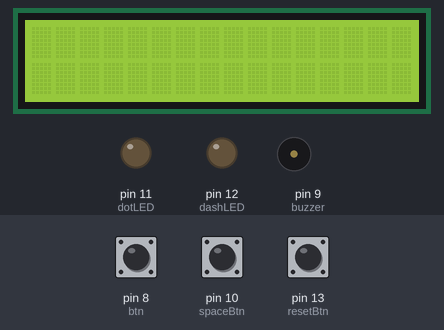
Simulated run of this sketch. Board: Arduino Uno, built with avr-gcc and run on an emulated ATmega328P. Parts: 16×2 character LCD, output pins drawn as LEDs (lit = HIGH), buzzer (waves = sounding). The inputs (shaded band) are chosen by the test bench; at power-on: pin 8 (btn) LOW, pin 10 (spaceBtn) LOW, pin 13 (resetBtn) LOW.

Above: at 1.2 s.
1.3 s: pin 8 (btn) pulled HIGH for 0.15 s
At 2.6 s:
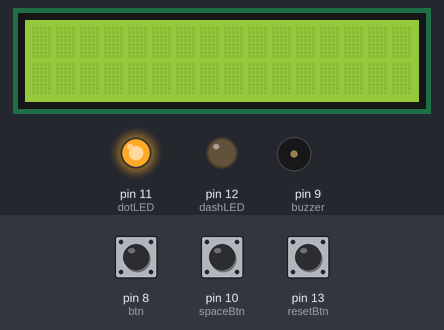
2.9 s: pin 10 (spaceBtn) pulled HIGH for 0.15 s
At 4.2 s:
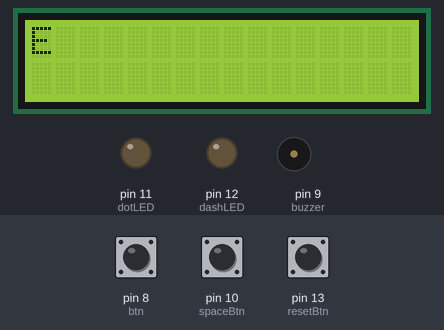
4.5 s: pin 8 (btn) pulled HIGH for 1 s
At 6.6 s:
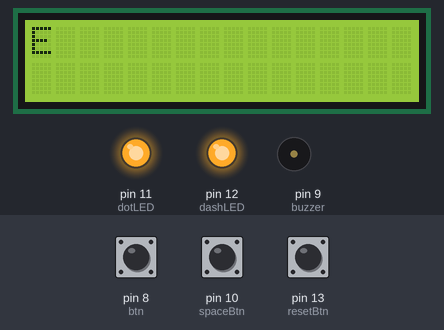
7.0 s: pin 10 (spaceBtn) pulled HIGH for 1 s
At 8.6 s:
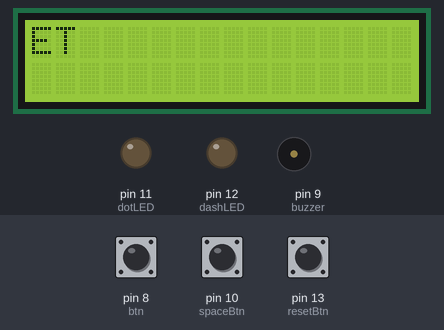
9.5 s: pin 8 (btn) pulled HIGH for 0.15 s
At 10.3 s:
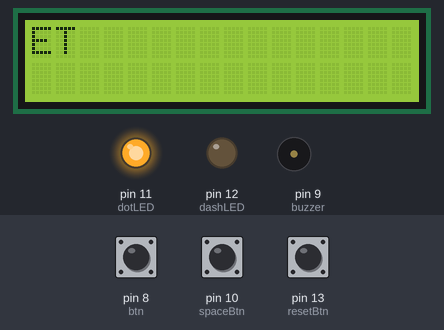
11.1 s: pin 10 (spaceBtn) pulled HIGH for 0.15 s
At 11.7 s:
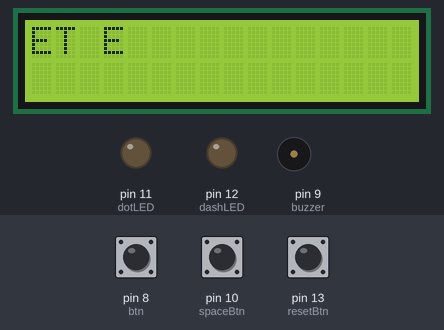
Timing chart, 0 to 13.7 s (numbered marks = the images above; inputs shaded):
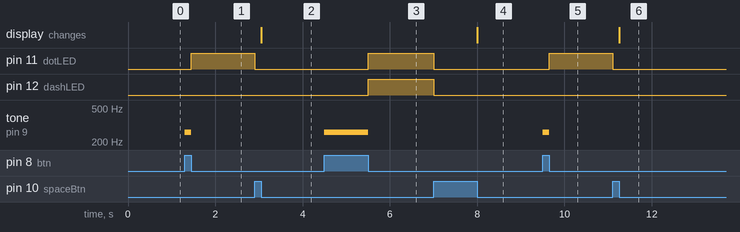

The sketch:

morsecode.ino
```cpp
#include <LiquidCrystal.h>
// These are to map morse code to characters (last two are for the custom glyphs so ignore them)
const char* codes[38] = {".-", "-...", "-.-.", "-..", ".", "..-.", "--.", "....", "..", ".---", "-.-", ".-..", "--", "-.", "---", ".--.", "--.-", ".-.", "...", "-", "..-", "...-", ".--", "-..-", "-.--", "--..", ".----", "..---", "...--", "....-", ".....", "-....", "--...", "---..", "----.", "-----", "......", ".....-"};
const char values[38] = {'A', 'B', 'C', 'D', 'E', 'F', 'G', 'H', 'I', 'J', 'K', 'L', 'M', 'N', 'O', 'P', 'Q', 'R', 'S', 'T', 'U', 'V', 'W', 'X', 'Y', 'Z', '1', '2', '3', '4', '5', '6', '7', '8', '9', '0', '!', '@'};
//Initialize LCD
LiquidCrystal lcd(3, 2, 4, 5, 6, 7);

int btn = 8;						//Morse input btn pin
int buzzer = 9;					//Buzzer output
int spaceBtn = 10;			//Space/End char btn pin
int dotLED = 11;				//1st LED pin
int dashLED = 12;				//2nd LED pin
int resetBtn = 13;			//Reset btn pin

int downStart = 0;			//Timestamp at first press of morse button
int spaceDownStart = 0;	//Timestamp at first press of space button
bool down = false;			//Tracks state of morse btn
bool spaceDown = false;	//Track state of space btn

int dashTime = 200; 		//Amount of time required to count as a dash instead of a dot
int debounce = 20;			//Avoid avoid glitches
String message;

// This isnt part of morse code but I added a smiley "......" and a heart ".....-"
// I did this because I was playing with the capibilities of the LCD so you can ignore it
char smiley[8] = {
  B00000,
  B10001,
  B00000,
  B00000,
  B10001,
  B01110,
  B00000,
};
char heart[8] = {
  B00000,
  B01010,
  B11111,
  B11111,
  B01110,
  B00100,
  B00000,
};

//OUTPUT to display (checked each char because ! and @ are supposted to print a smiley...
// and a heart, normally you can just print the whole translated string)
void display(String msg) {
	int len = msg.length();
	int begin = len-32 > 0 ? len-32 : 0;
	lcd.clear();
	lcd.setCursor(0,0);
	for(int i = begin;i < len;++i) {
		char c = msg.charAt(i);
		lcd.setCursor((i-begin)%16,(i > begin + 15 ? 1 : 0));
		if(c == '!') {
			lcd.write(byte(0));
		}
		else if(c == '@') {
			lcd.write(byte(1));
		}
		else {
			lcd.print(c);
		}
	}
}

//Maps morse code to its approprate char
char mapChar(const char* code) {
	for(int i = 0;i < 38;++i) {
		if(strncmp(code,codes[i],6) == 0) {
			return values[i];
		}
	}
	return '*';
}

// Function that returns a translated string from morse
String translate(String msg) {
	String translated = "";
	char current[6];
	memset(current, 0, 6);
	uint8_t pos = 0;
	for(int i = 0;i < msg.length();++i) {
		char c = msg.charAt(i);
		if(c == ' ') {
			if(pos != 0) {translated += mapChar(current);}
			else {translated += " ";}
			pos = 0;
			memset(current, 0, 6);
		}
		else if(c == '*') {
			if(pos != 0) {translated += mapChar(current);}
			translated += " ";
			pos = 0;
			memset(current, 0, 6);
		}
		else if(pos < 6) {
			current[pos] = c;
			pos ++;
		}
	}
	return translated;
}

void setup() {
	//Start lcd (cols,rows)
	lcd.begin(16,2);
	//Add custom chars (ignore)
	lcd.createChar(0, smiley);
	lcd.createChar(1, heart);
	//Set pin modes
	pinMode(btn, INPUT);
	pinMode(spaceBtn, INPUT);
	pinMode(resetBtn, INPUT);
	pinMode(dashLED, OUTPUT);
	pinMode(dotLED, OUTPUT);
	pinMode(buzzer, OUTPUT);
}

void loop() {
	//Read current btn values
	bool tmpdown = digitalRead(btn);
	bool tmpdownstart = digitalRead(spaceBtn);
	//Get current time to check length of press
	int currentTime = millis();


	if(tmpdown && !down) {	// This checks for morse btn push down
		down = true;
		downStart = currentTime;
	}
	else if(!tmpdown && down) {	// This checks for morse btn release
		down = false;
		if(currentTime - downStart > dashTime) {
			message += "-";
			digitalWrite(dotLED, 1);
			digitalWrite(dashLED, 1);
		}
		else if(currentTime - downStart > debounce) {
			message += ".";
			digitalWrite(dotLED, 1);
			digitalWrite(dashLED, 0);
		}
	}
	else {
		if(!down && tmpdownstart && !spaceDown) {	//This checks for space btn push down
			spaceDownStart = currentTime;
			spaceDown = true;
			digitalWrite(dotLED, 0);
			digitalWrite(dashLED, 0);
		}
		else if(!down && !tmpdownstart && spaceDown) {	//This checks for space btn release
			spaceDown = false;
			if(currentTime - spaceDownStart > dashTime) {
				message += "*";
				digitalWrite(dashLED, 0);
				digitalWrite(dotLED, 0);
			}
			else if(currentTime - spaceDownStart > debounce) {
				message += " ";
				digitalWrite(dotLED, 0);
				digitalWrite(dashLED, 0);
			}
			//Translate and display message
			display(translate(message));
		}
	}
	//Check for reset
	if(digitalRead(resetBtn)) {
		message = "";
		display("");
	}
	//Play tone if morse btn is pressed
	if(tmpdown) {
		tone(buzzer, 261);
	}
	else {
		noTone(buzzer);
	}
}
```

Measured:
- after the input at 1.3 s, pin 11 (dotLED): LOW → HIGH after 0.15 s; tone on pin 9 (buzzer): silent → 261 Hz at once, → silent 0.15 s later
- after the input at 2.9 s, pin 11 (dotLED): HIGH → LOW at once; the display: changes after 0.15 s (image 2)
- after the input at 4.5 s, pin 11 (dotLED), pin 12 (dashLED): LOW → HIGH after 1.0 s; tone on pin 9 (buzzer): silent → 261 Hz at once, → silent 1.0 s later
- after the input at 7.0 s, pin 11 (dotLED), pin 12 (dashLED): HIGH → LOW at once; the display: changes after 1.0 s (image 4)
- after the input at 9.5 s, pin 11 (dotLED): LOW → HIGH after 0.15 s; tone on pin 9 (buzzer): silent → 261 Hz at once, → silent 0.15 s later
- after the input at 11.1 s, pin 11 (dotLED): HIGH → LOW at once; the display: changes after 0.15 s (image 6)
